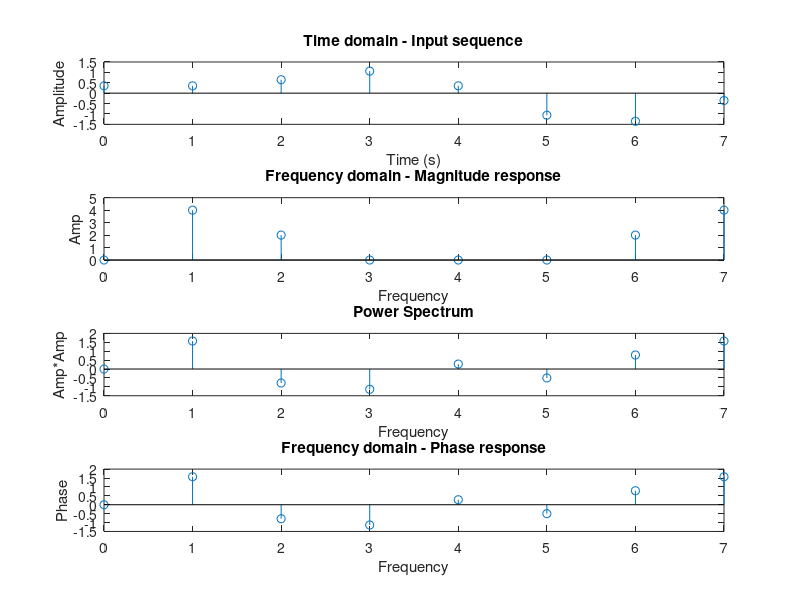

Write the MATLAB code that produced this figure.
clc;
clear;

N=8;
F1=1000;
F2=2000;
fs=8000;

n=0:N-1;
x = sin(2*pi*n*F1/fs) + 0.5*sin(2*pi*n*F2/fs + 3*pi/4);

X = zeros(8,1);
Y = zeros(8,1);
Angle=zeros(8,1);
amp=zeros(8,1);
mag=zeros(8,1);
for k = 0:N-1
    for n = 0:N-1
       X(k+1) = X(k+1) + x(n+1)*(cos((2*pi*n*k)/N));
       Y(k+1) = Y(k+1) + x(n+1)*(sin((2*pi*n*k)/N));
    end
    amp(k+1)=sqrt(X(k+1)*X(k+1) + Y(k+1)*Y(k+1));
    mag(k+1)=amp(k+1)*amp(k+1);
    Angle(k+1)=atan(Y(k+1)/X(k+1));   
end

t = 0:N-1;
subplot(411)
stem(t,x);
xlabel('Time (s)');
ylabel('Amplitude');
title('Time domain - Input sequence')


subplot(412)
stem(t,amp);
xlabel('Frequency');
ylabel('Amp');
title('Frequency domain - Magnitude response')

subplot(413)
stem(t,Angle);
xlabel('Frequency');
ylabel('Amp*Amp');
title('Power Spectrum')

subplot(414)
stem(t,Angle);
xlabel('Frequency');
ylabel('Phase');
title('Frequency domain - Phase response')

amp         % to check |X(k)|
Angle  % to check phase